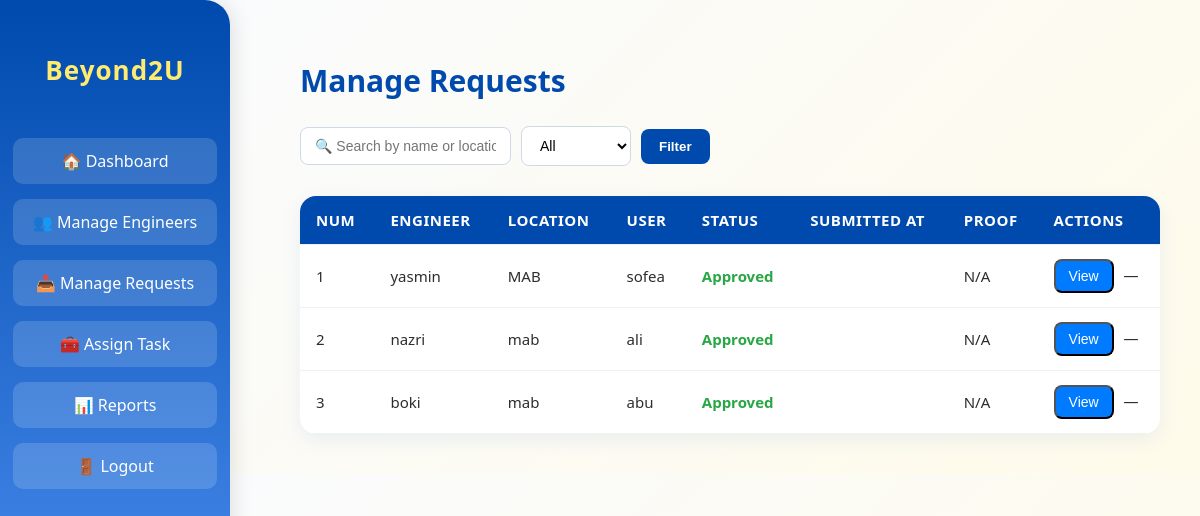
Before: /beyond2u/manage_requests/ (signed in) with the older database file.
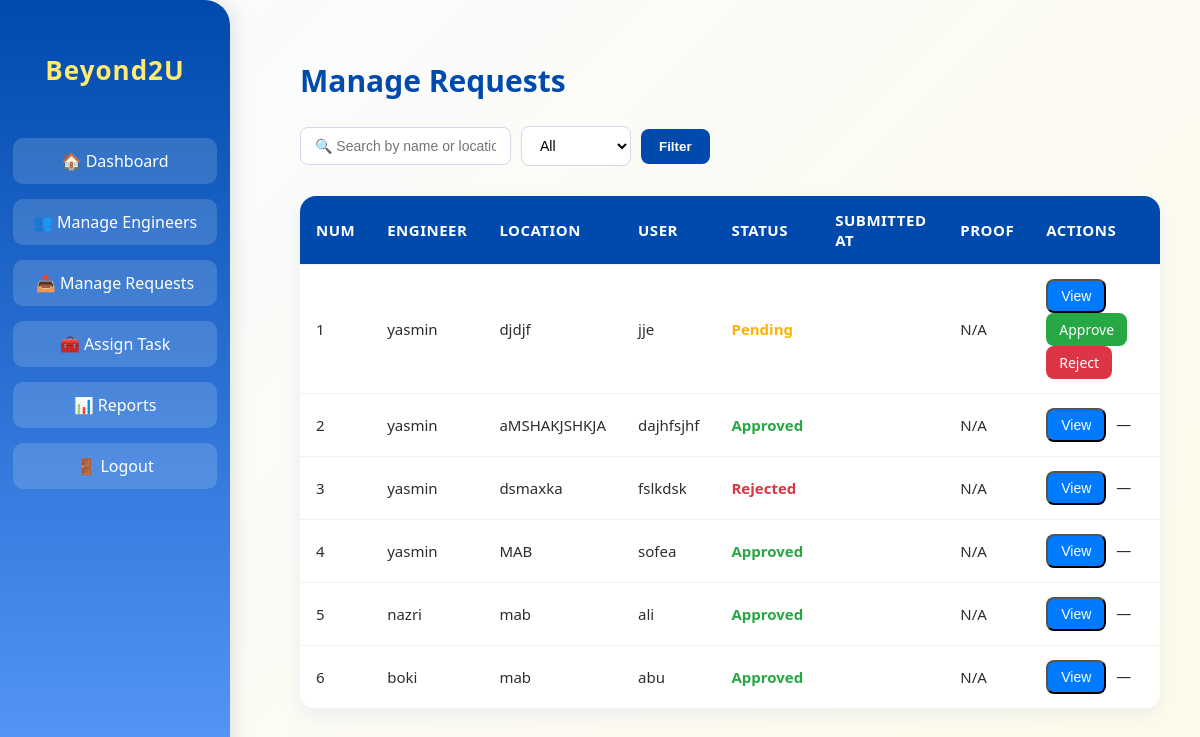
After: the same page with the newer database file.
### inventorySystem/models.py (models this page shows, shortened)
class Request(models.Model):
    TYPE_CHOICES = [
        ('Asset Refresh', 'Asset Refresh'),
        ('Parts Upgrade', 'Parts Upgrade'),
        ('Tech Refresh', 'Tech Refresh'),
    ]
    STATUS_CHOICES = [
        ('Pending', 'Pending'),
        ('Approved', 'Approved'),
        ('Rejected', 'Rejected'),
    ]
    FORMAT_STATUS_CHOICES = [
        ('Formatted', 'Formatted'),
        ('Not Formatted', 'Not Formatted'),
    ]
    UPLOAD_STATUS_CHOICES = [
        ('Uploaded', 'Uploaded'),
        ('Not Yet', 'Not Yet'),
    ]
    engineer = models.ForeignKey(settings.AUTH_USER_MODEL, on_delete=models.CASCADE)
    type = models.CharField(max_length=50, choices=TYPE_CHOICES)
    location = models.CharField(max_length=100)
    user = models.CharField(max_length=100)
    old_barcode = models.CharField(max_length=100, blank=True, null=True)
    new_barcode = models.CharField(max_length=100, blank=True, null=True)
    old_serial = models.CharField(max_length=100, blank=True, null=True)
    new_serial = models.CharField(max_length=100, blank=True, null=True)
    old_ip = models.GenericIPAddressField(blank=True, null=True)
    new_ip = models.GenericIPAddressField(blank=True, null=True)
    new_mac = models.CharField(max_length=50, blank=True, null=True)
    old_hostname = models.CharField(max_length=100, blank=True, null=True)
    new_hostname = models.CharField(max_length=100, blank=True, null=True)
    start_time = models.DateTimeField(blank=True, null=True)
    end_time = models.DateTimeField(blank=True, null=True)
    rescheduled_date = models.DateField(blank=True, null=True)
    status = models.CharField(max_length=20, choices=STATUS_CHOICES, default='Pending')
    format_status = models.CharField(max_length=20, choices=FORMAT_STATUS_CHOICES, blank=True, null=True)
    upload_status = models.CharField(max_length=20, choices=UPLOAD_STATUS_CHOICES, default='Not Yet')
    reason_not_formatted = models.TextField(blank=True, null=True)
    reason_not_uploaded = models.TextField(blank=True, null=True)
    remarks = models.TextField(blank=True, null=True)
    proof = models.FileField(upload_to='proofs/', blank=True, null=True)
    assigned_approver = models.ForeignKey(
        settings.AUTH_USER_MODEL,
        related_name='approver_requests',
        on_delete=models.SET_NULL,
        null=True,
        blank=True
    )
    created_at = models.DateTimeField(auto_now_add=True)
    updated_at = models.DateTimeField(auto_now=True)

class User(AbstractUser):
    ROLE_CHOICES = [
        ('TeamLead', 'Team Lead'),
        ('SystemEngineer', 'System Engineer'),
    ]
    role = models.CharField(max_length=20, choices=ROLE_CHOICES, default='SystemEngineer')

### inventorySystem/views.py (the view, shortened to what this page needs)
# urls.py: path('manage_requests/', views.manage_requests, name='manage_requests'),
@login_required(login_url='login')
def manage_requests(request):
    search_query = request.GET.get('search', '')
    status_filter = request.GET.get('status', 'all')
    requests_qs = Request.objects.all()
    tech_requests_qs = TechRefreshRequest.objects.all()
    if status_filter and status_filter != 'all':
        requests_qs = requests_qs.filter(status=status_filter)
        tech_requests_qs = tech_requests_qs.filter(status=status_filter)
    requests_list = list(requests_qs) + list(tech_requests_qs)
    requests_list.sort(key=lambda x: getattr(x, 'created_at', getattr(x, 'submitted_at', None)), reverse=True)
    context = {
        'requests': requests_list,
        'search_query': search_query,
        'status_filter': status_filter,
    }
    return render(request, 'manage_requests.html', context)

### inventorySystem/templates/manage_requests.html (shortened to what this page needs)
<!DOCTYPE html>
<html lang="en">
<head>
</head>
<body>
  <div class="sidebar">
    <h2>Beyond2U</h2>
    <a href="{% url 'teamlead_dashboard' %}">🏠 Dashboard</a>
    <a href="{% url 'manage_engineers' %}">👥 Manage Engineers</a>
    <a href="{% url 'manage_requests' %}">📥 Manage Requests</a>
    <a href="{% url 'assign_task' %}">🧰 Assign Task</a>
    <a href="{% url 'reports' %}">📊 Reports</a>
    <a href="{% url 'logout' %}">🚪 Logout</a>
  </div>
  <div class="content">
    <h1>Manage Requests</h1>
    <form method="GET">
      <input type="text" name="search" placeholder="🔍 Search by name or location" value="{{ search_query }}">
      <select name="status">
        <option value="all" {% if status_filter == 'all' or not status_filter %}selected{% endif %}>All</option>
      </select>
      <button type="submit" class="btn-primary">Filter</button>
    </form>
    <table>
      <thead>
        <tr>
          <th>Num</th>
          <th>Engineer</th>
          <th>Location</th>
          <th>User</th>
          <th>Status</th>
          <th>Submitted At</th>
          <th>Proof</th>
          <th>Actions</th>
        </tr>
      </thead>
      <tbody>
        {% for req in requests %}
        <tr>
          <td>{{ forloop.counter }}</td>
          <td>{{ req.engineer.username|default:"-" }}</td>
          <td>{{ req.location|default:"-" }}</td>
          <td>{{ req.user|default:"-" }}</td>
          <td class="status-{{ req.status|lower }}">{{ req.status|default:"-" }}</td>
          <td>{{ req.submitted_at|date:"Y-m-d H:i" }}</td>
          <td>{% if req.proof %}<a href="{{ req.proof.url }}" target="_blank">View</a>{% else %}N/A{% endif %}</td>
          <td>
            <button class="btn view-btn" onclick="openPopup('req-{{ req.id }}')">View</button>
            {% if req.status == "Pending" %}
              <a href="{% url 'approve_request' req.id %}" class="btn approve-btn">Approve</a>
              <a href="{% url 'reject_request' req.id %}" class="btn reject-btn">Reject</a>
            {% else %}
              <span>—</span>
            {% endif %}
          </td>
        </tr>
        {% empty %}
        <tr>
          <td colspan="8" style="text-align:center;">No requests found.</td>
        </tr>
        {% endfor %}
      </tbody>
    </table>
  </div>
</body>
</html>

### inventorySystem/templates/manage_requests.html (style rules this page uses)
body { margin: 0; font-family: 'Segoe UI', sans-serif; background: linear-gradient(135deg, #f9fbff, #fffbea); color: #2d2d2d; }
.sidebar { position: fixed; top: 0; left: 0; width: 230px; height: 100vh; background: linear-gradient(180deg, #004aad, #5c9eff); color: white; display: flex; flex-direction: column; align-items: center; padding-top: 30px; box-shadow: 4px 0 20px rgba(0, 0, 0, 0.1); border-top-right-radius: 25px; border-bottom-right-radius: 25px; }
.sidebar h2 { font-size: 26px; font-weight: 700; color: #ffeb70; margin-bottom: 50px; letter-spacing: 1px; }
.sidebar a { display: block; width: 80%; text-align: center; color: white; text-decoration: none; background: rgba(255, 255, 255, 0.15); padding: 12px 10px; border-radius: 10px; margin-bottom: 15px; transition: all 0.3s ease; }
.content { margin-left: 260px; padding: 40px; }
h1 { color: #004aad; font-size: 30px; font-weight: 700; margin-bottom: 25px; }
form { display: flex; gap: 10px; align-items: center; margin-bottom: 30px; }
input[type="text"], select { padding: 10px 14px; border: 1px solid #cfd9e7; border-radius: 8px; font-size: 14px; outline: none; transition: 0.3s; background-color: white; }
.btn-primary { background-color: #004aad; color: white; border: none; padding: 10px 18px; border-radius: 8px; cursor: pointer; font-weight: 600; transition: all 0.3s ease; }
table { width: 100%; border-collapse: collapse; background-color: white; border-radius: 16px; overflow: hidden; box-shadow: 0 6px 20px rgba(0, 84, 200, 0.08); }
th, td { padding: 14px 16px; text-align: left; border-bottom: 1px solid #f1f1f1; font-size: 15px; }
th { background-color: #004aad; color: white; text-transform: uppercase; letter-spacing: 0.5px; }
.status-pending { color: #ffb300; font-weight: 600; }
.status-approved { color: #28a745; font-weight: 600; }
.status-rejected { color: #dc3545; font-weight: 600; }
.btn { padding: 7px 13px; border-radius: 8px; text-decoration: none; color: white; font-size: 14px; font-weight: 500; transition: 0.3s; margin-right: 6px; display: inline-block; }
.view-btn { background-color: #007bff; }
.approve-btn { background-color: #28a745; }
.reject-btn { background-color: #dc3545; }

Changed rows visible on the page:
added Request: engineer.username "yasmin", location "djdjf", user "jje", status "Pending", proof "N/A", shows "Approve"
added Request: engineer.username "yasmin", location "aMSHAKJSHKJA", user "dajhfsjhf", status "Approved", proof "N/A"
added Request: engineer.username "yasmin", location "dsmaxka", user "fslkdsk", status "Rejected", proof "N/A"
